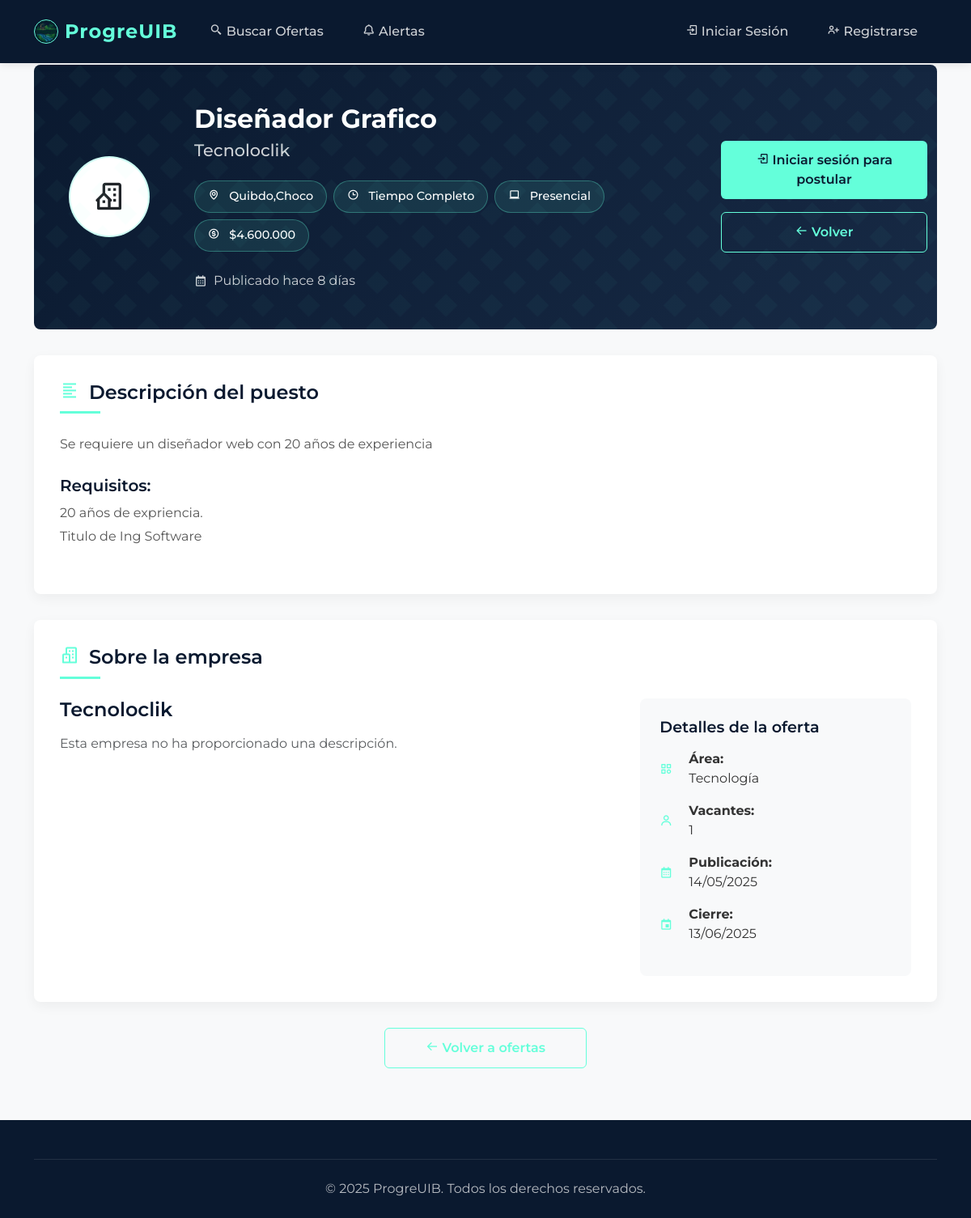
The app's page /ofertas/detalle_oferta.php?id=0 with its own data.
### tables this page shows
CREATE TABLE `ofertas` (
  `ID` int(11) NOT NULL,
  `Titulo` varchar(100) NOT NULL,
  `Descripcion` text NOT NULL,
  `Requisitos` text DEFAULT NULL,
  `Area` varchar(100) NOT NULL,
  `Empresa_id` int(11) NOT NULL,
  `Ubicacion` varchar(100) DEFAULT NULL,
  `Tipo_Contrato` varchar(50) DEFAULT NULL,
  `Salario` varchar(50) DEFAULT NULL,
  `Modalidad` enum('Presencial','Remoto','Híbrido') DEFAULT 'Presencial',
  `Experiencia` varchar(50) DEFAULT NULL,
  `Fecha_Publicacion` timestamp NOT NULL DEFAULT current_timestamp(),
  `Fecha_Expiracion` timestamp NULL DEFAULT NULL,
  `Estado` enum('Activa','Inactiva','Cerrada') DEFAULT 'Activa',
  `Vacantes` int(11) DEFAULT 1
);

CREATE TABLE `empresas` (
  `ID` int(11) NOT NULL,
  `Nombre` varchar(100) NOT NULL,
  `Descripcion` text DEFAULT NULL,
  `Correo` varchar(100) NOT NULL,
  `Password` varchar(255) NOT NULL,
  `Fecha_Registro` timestamp NOT NULL DEFAULT current_timestamp(),
  `Logo` varchar(255) DEFAULT NULL
);

### ofertas/detalle_oferta.php (the view, shortened to what this page needs)
<?php
include('../conex.php');
$idOferta = (int)$_GET['id'];
$sql = "SELECT
            o.*,
            e.Nombre AS empresa_nombre,
            e.Descripcion AS empresa_descripcion,
            e.Logo AS empresa_logo,
            DATEDIFF(o.Fecha_Expiracion, CURDATE()) AS dias_restantes
        FROM ofertas o
        JOIN empresas e ON o.Empresa_id = e.ID
        WHERE o.ID = ?";
$stmt = $conexion->prepare($sql);
$stmt->bind_param("i", $idOferta);
$stmt->execute();
$resultado = $stmt->get_result();
$oferta = $resultado->fetch_assoc();
$diasPublicacion = floor((time() - strtotime($oferta['Fecha_Publicacion'])) / (60 * 60 * 24));
$usuario = null;
?>
<!DOCTYPE html>
<html lang="es">
<head>
    <link href="https://cdn.jsdelivr.net/npm/bootstrap@5.3.3/dist/css/bootstrap.min.css" rel="stylesheet">
    <link href="https://cdnjs.cloudflare.com/ajax/libs/font-awesome/6.4.0/css/all.min.css" rel="stylesheet">
    <link href='https://unpkg.com/boxicons@2.1.4/css/boxicons.min.css' rel='stylesheet'>
</head>
<body>
    <nav class="navbar navbar-expand-lg navbar-dark fixed-top">
        <div class="container">
            <a class="navbar-brand d-flex align-items-center" href="../index.php">
                <img src="../img/icono.jpeg" alt="Logo" width="30" height="30" class="me-2 rounded-circle">
                ProgreUIB
            </a>
            <div class="collapse navbar-collapse" id="navbarNav">
                <ul class="navbar-nav me-auto">
                    <li class="nav-item">
                        <a class="nav-link" href="empleos.php">
                            <i class='bx bx-search-alt-2'></i> Buscar Ofertas
                        </a>
                    </li>
                    <li class="nav-item">
                        <a class="nav-link" href="#">
                            <i class='bx bx-bell'></i> Alertas
                        </a>
                    </li>
                </ul>
                <ul class="navbar-nav ms-auto">
                    <?php if (isset($_SESSION['ID'])): ?>
                        <li class="nav-item profile-dropdown">
                            <button class="profile-btn nav-link">
                                <?php if (!empty($usuario['Foto'])): ?>
                                    <img src="../uploads/perfiles/<?= htmlspecialchars($usuario['Foto']) ?>" class="profile-img" alt="Foto de perfil">
                                <?php else: ?>
                                    <img src="../img/default-profile.png" class="profile-img" alt="Foto de perfil">
                                <?php endif; ?>
                                <span class="d-none d-sm-inline"><?= htmlspecialchars($usuario['Nombre'] ?? 'Usuario') ?></span>
                            </button>
                            <div class="dropdown-content">
                                <a href="perfil.php">
                                    <i class='bx bx-user'></i> Mi Perfil
                                </a>
                                <a href="../mis-postulaciones.php">
                                    <i class='bx bx-file'></i> Mis Postulaciones
                                </a>
                                <?php if ($_SESSION['Rol'] == 'Empresa'): ?>
                                    <a href="../mis-ofertas.php">
                                        <i class='bx bx-briefcase'></i> Mis Ofertas
                                    </a>
                                <?php endif; ?>
                                <div class="dropdown-divider"></div>
                                <a href="../configuracion.php">
                                    <i class='bx bx-cog'></i> Configuración
                                </a>
                                <div class="dropdown-divider"></div>
                                <a href="../logout.php">
                                    <i class='bx bx-log-out'></i> Cerrar Sesión
                                </a>
                            </div>
                        </li>
                    <?php else: ?>
                        <li class="nav-item">
                            <a class="nav-link" href="../login.php">
                                <i class='bx bx-log-in'></i> Iniciar Sesión
                            </a>
                        </li>
                        <li class="nav-item">
                            <a class="nav-link" href="../registro.php">
                                <i class='bx bx-user-plus'></i> Registrarse
                            </a>
                        </li>
                    <?php endif; ?>
                </ul>
            </div>
        </div>
    </nav>
    <main class="container" style="margin-top: 80px;">
        <div class="job-header">
            <div class="container">
                <div class="row align-items-center">
                    <div class="col-md-2 text-center mb-4 mb-md-0">
                        <?php if (!empty($oferta['empresa_logo'])): ?>
                            <img src="../uploads/logos/<?= htmlspecialchars($oferta['empresa_logo']) ?>" alt="Logo de <?= htmlspecialchars($oferta['empresa_nombre']) ?>" class="company-logo">
                        <?php else: ?>
                            <div class="company-logo d-flex align-items-center justify-content-center mx-auto">
                                <i class='bx bx-building-house text-dark' style="font-size: 2.5rem;"></i>
                            </div>
                        <?php endif; ?>
                    </div>
                    <div class="col-md-7">
                        <h1 class="job-title"><?= htmlspecialchars($oferta['Titulo']) ?></h1>
                        <h4 class="company-name"><?= htmlspecialchars($oferta['empresa_nombre']) ?></h4>
                        <div class="job-badges">
                            <span class="job-badge">
                                <i class='bx bx-map'></i> <?= htmlspecialchars($oferta['Ubicacion']) ?>
                            </span>
                            <span class="job-badge">
                                <i class='bx bx-time'></i> <?= htmlspecialchars($oferta['Tipo_Contrato']) ?>
                            </span>
                            <span class="job-badge">
                                <i class='bx bx-laptop'></i> <?= htmlspecialchars($oferta['Modalidad']) ?>
                            </span>
                            <span class="job-badge">
                                <i class='bx bx-dollar-circle'></i> <?= htmlspecialchars($oferta['Salario']) ?>
                            </span>
                        </div>
                        <div class="job-meta">
                            <span class="job-meta-item">
                                <i class='bx bx-calendar'></i>
                                <?= $diasPublicacion < 1 ? 'Publicado hoy' : 'Publicado hace ' . $diasPublicacion . ' días' ?>
                            </span>
                        </div>
                    </div>
                    <div class="col-md-3">
                        <?php if (isset($_SESSION['ID']) && $_SESSION['Rol'] == 'Trabajador'): ?>
                            <button class="btn btn-apply">
                                <i class='bx bx-paper-plane'></i> Postularme
                            </button>
                        <?php elseif (!isset($_SESSION['ID'])): ?>
                            <a href="../login.php" class="btn btn-apply">
                                <i class='bx bx-log-in'></i> Iniciar sesión para postular
                            </a>
                        <?php endif; ?>
                        <a href="empleos.php" class="btn btn-back">
                            <i class='bx bx-arrow-back'></i> Volver
                        </a>
                    </div>
                </div>
            </div>
        </div>
        <div class="section-card">
            <h3 class="section-title"><i class='bx bx-align-left'></i>Descripción del puesto</h3>
            <div class="job-description">
                <?= nl2br(htmlspecialchars($oferta['Descripcion'])) ?>
            </div>
            <?php if (!empty($oferta['Requisitos'])): ?>
                <h5 class="mt-4" style="font-weight: 600; color: #0a192f;">Requisitos:</h5>
                <div class="job-description">
                    <?= nl2br(htmlspecialchars($oferta['Requisitos'])) ?>
                </div>
            <?php endif; ?>
        </div>
        <div class="section-card">
            <h3 class="section-title"><i class='bx bx-buildings'></i>Sobre la empresa</h3>
            <div class="row">
                <div class="col-lg-8 mb-4 mb-lg-0">
                    <h4 style="font-weight: 600; color: #0a192f; margin-bottom: 1rem;"><?= htmlspecialchars($oferta['empresa_nombre']) ?></h4>
                    <?php if (!empty($oferta['empresa_descripcion'])): ?>
                        <div class="job-description">
                            <?= nl2br(htmlspecialchars($oferta['empresa_descripcion'])) ?>
                        </div>
                    <?php else: ?>
                        <p class="text-muted">Esta empresa no ha proporcionado una descripción.</p>
                    <?php endif; ?>
                </div>
                <div class="col-lg-4">
                    <div class="company-card">
                        <h5 class="company-card-title">Detalles de la oferta</h5>
                        <ul class="company-details-list">
                            <li>
                                <i class='bx bx-category'></i>
                                <div>
                                    <strong>Área:</strong><br>
                                    <?= htmlspecialchars($oferta['Area']) ?>
                                </div>
                            </li>
                            <li>
                                <i class='bx bx-user'></i>
                                <div>
                                    <strong>Vacantes:</strong><br>
                                    <?= (int)$oferta['Vacantes'] ?>
                                </div>
                            </li>
                            <li>
                                <i class='bx bx-calendar'></i>
                                <div>
                                    <strong>Publicación:</strong><br>
                                    <?= date('d/m/Y', strtotime($oferta['Fecha_Publicacion'])) ?>
                                </div>
                            </li>
                            <li>
                                <i class='bx bx-calendar-event'></i>
                                <div>
                                    <strong>Cierre:</strong><br>
                                    <?= date('d/m/Y', strtotime($oferta['Fecha_Expiracion'])) ?>
                                </div>
                            </li>
                        </ul>
                    </div>
                </div>
            </div>
        </div>
        <div class="text-center mt-4">
            <a href="empleos.php" class="btn btn-back" style="max-width: 250px;">
                <i class='bx bx-arrow-back'></i> Volver a ofertas
            </a>
        </div>
    </main>
    <footer class="footer">
        <div class="container">
            <div class="footer-copyright">
                <p class="mb-0">&copy; <?= date('Y') ?> ProgreUIB. Todos los derechos reservados.</p>
            </div>
        </div>
    </footer>
</body>
</html>

### ofertas/detalle_oferta.php (style rules this page uses)
body { margin: 0; padding: 0; font-family: 'Montserrat', 'Segoe UI', Tahoma, Geneva, Verdana, sans-serif; color: #333; background-color: #f8f9fa; }
.navbar { background-color: #0a192f; padding: 1rem 0; transition: all 0.4s ease; box-shadow: 0 2px 10px rgba(0, 0, 0, 0.1); }
.navbar-brand { font-weight: 700; font-size: 1.5rem; color: #64ffda !important; letter-spacing: 1px; }
.navbar-brand img { border: 1px solid #64ffda; transition: all 0.3s ease; }
.nav-link { color: rgba(255, 255, 255, 0.8) !important; font-weight: 500; margin: 0 0.5rem; padding: 0.5rem 1rem !important; position: relative; transition: all 0.3s ease; }
.job-header { background: linear-gradient(135deg, #0a192f 0%, #172a45 100%); padding: 3rem 0; margin-bottom: 2rem; position: relative; overflow: hidden; color: white; border-radius: 8px; }
.job-header::before { content: ''; position: absolute; top: 0; left: 0; width: 100%; height: 100%; }
.company-logo { width: 100px; height: 100px; object-fit: contain; border-radius: 50%; border: 2px solid rgba(100, 255, 218, 0.3); background: white; padding: 5px; }
.job-title { font-size: 2rem; font-weight: 700; margin-bottom: 0.5rem; }
.company-name { font-size: 1.3rem; color: rgba(255, 255, 255, 0.8); margin-bottom: 1.5rem; }
.job-badges { display: flex; flex-wrap: wrap; gap: 0.5rem; margin-bottom: 1.5rem; }
.job-badge { background: rgba(100, 255, 218, 0.1); color: white; border-radius: 20px; padding: 0.5rem 1rem; font-size: 0.9rem; font-weight: 500; border: 1px solid rgba(100, 255, 218, 0.3); }
.job-badge i { margin-right: 0.5rem; }
.job-meta { display: flex; align-items: center; gap: 1.5rem; color: rgba(255, 255, 255, 0.8); }
.job-meta-item { display: flex; align-items: center; gap: 0.5rem; }
.btn-apply { background: #64ffda; color: #0a192f; border: none; padding: 0.75rem 1.5rem; font-weight: 600; transition: all 0.3s ease; border-radius: 6px; width: 100%; margin-bottom: 1rem; }
.btn-back { background: transparent; color: #64ffda; border: 1px solid #64ffda; padding: 0.75rem 1.5rem; font-weight: 600; transition: all 0.3s ease; border-radius: 6px; width: 100%; }
.section-card { background: white; border: none; border-radius: 8px; padding: 2rem; margin-bottom: 2rem; box-shadow: 0 5px 15px rgba(0, 0, 0, 0.05); }
.section-title { font-size: 1.5rem; font-weight: 600; margin-bottom: 1.5rem; color: #0a192f; position: relative; padding-bottom: 0.75rem; }
.section-title::after { content: ''; position: absolute; bottom: 0; left: 0; width: 50px; height: 3px; background: #64ffda; }
.section-title i { color: #64ffda; margin-right: 0.75rem; }
.job-description { color: #555; line-height: 1.8; margin-bottom: 1.5rem; }
.company-card { background: #f8f9fa; border-radius: 8px; padding: 1.5rem; height: 100%; }
.company-card-title { font-size: 1.2rem; font-weight: 600; margin-bottom: 1rem; color: #0a192f; }
.company-details-list { list-style: none; padding: 0; }
.company-details-list li { margin-bottom: 1rem; display: flex; align-items: center; }
.company-details-list i { width: 24px; color: #64ffda; margin-right: 0.75rem; }
.footer { background: #0a192f; padding: 3rem 0 1.5rem; margin-top: 4rem; color: white; }
.footer-copyright { text-align: center; color: rgba(255, 255, 255, 0.7); padding-top: 1.5rem; border-top: 1px solid rgba(255, 255, 255, 0.1); }

### records on screen
ofertas: Titulo "Diseñador Grafico", Ubicacion "Quibdo,Choco", Tipo_Contrato "Tiempo Completo", Modalidad "Presencial", Salario "$4.600.000", Fecha_Publicacion "8", Descripcion "Se requiere un diseñador web con 20 años de experiencia", Requisitos "20 años de expriencia. Titulo de Ing Software", Area "Tecnología", Vacantes "1", Fecha_Publicacion "14/05/2025", Fecha_Expiracion "13/06/2025"
empresas: Nombre "Tecnoloclik"
